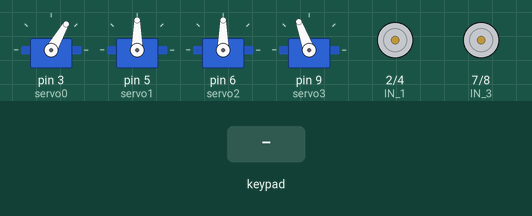
The sketch below on a simulated Arduino Uno, built with avr-gcc and run on an emulated ATmega328P. On the bench: 4 × servo, motor-driver pin pairs drawn as motors (green arrow = first pin HIGH = forward, orange = second pin HIGH = backward, longer = more drive). Inputs (shaded band) come from the test bench.

Above: at 1.2 s.
1.3 s: key 'U' pressed
At 1.5 s:
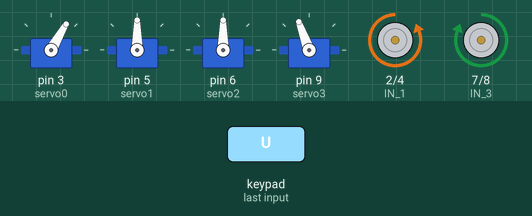
3.2 s: key 'D' pressed
At 3.4 s:
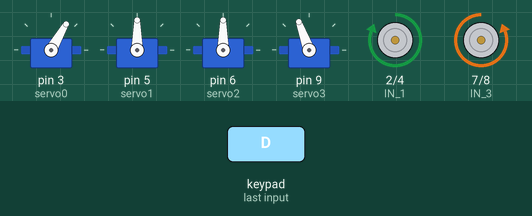
5.1 s: key 'L' pressed
At 5.3 s:
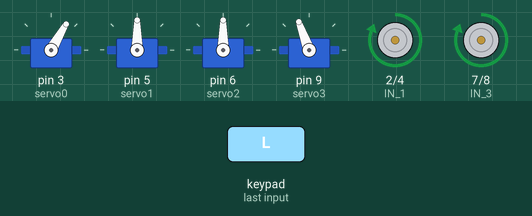
7.0 s: key 'R' pressed
At 7.2 s:
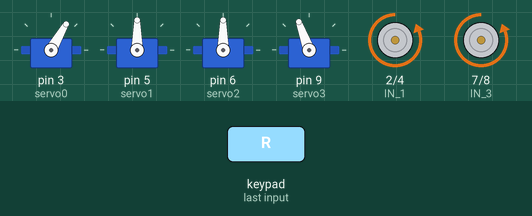
8.9 s: key 'S' pressed
At 9.3 s:
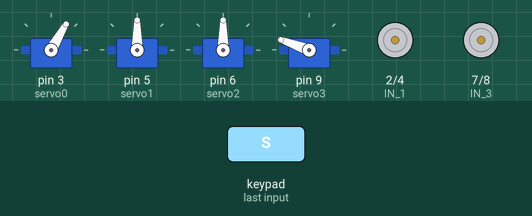
10.4 s: key 'O' pressed
At 11.6 s:
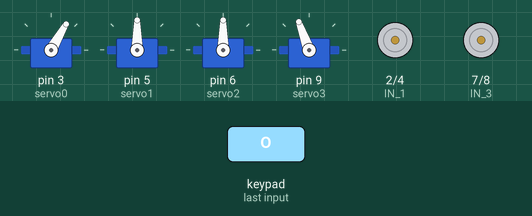
Timing chart, 0 to 12.9 s (numbered marks = the images above; inputs shaded):
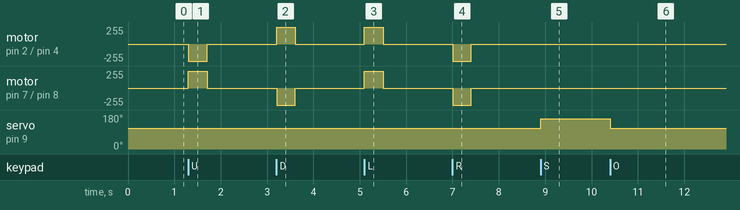

The sketch:

canhtayROBOT_REM_V1.ino
```cpp
///////////////////////////////////////////////////////////////////////
//           Robot rover ARM V6.1 H22                                //
//           Update: Conect Camera ESP32                             //
//           Tối ưu kết nối fix bug                                  //
///////////////////////////////////////////////////////////////////////
// thư viện
#include <Servo.h>
#include <PS2X_lib.h>
// chân kết nối
#define PS2_DAT        13  //14
#define PS2_CMD        11  //15
#define PS2_SEL        10  //16
#define PS2_CLK        12  //17

#define pressures   false
#define rumble      false
// khởi động ps2
PS2X ps2x;
// tên servo
Servo servo0,servo1,servo2,servo3;
// khởi tạo biến
const int SL = 4;

int value[SL],MIN[SL],MAX[SL],posBD[SL],poswrite[SL];

void setup() {
// setup tính hiệu cho ps2
  ps2x.config_gamepad(PS2_CLK, PS2_CMD, PS2_SEL, PS2_DAT, pressures, rumble);

  Serial.begin(9600);
// servo0
  MIN[0]= 0;
  MAX[0]=180;
  posBD[0]=60;
// servo1
  MIN[1]= 0;
  MAX[1]= 130;
  posBD[1]=90;
// servo2
  MIN[2]= 0;
  MAX[2]= 155;
  posBD[2]=90;
// servo3
  MIN[3]= 110;
  MAX[3]= 160;
  posBD[3]=110;
// khởi động servo
  servo0.attach(3);
  servo1.attach(5);
  servo2.attach(6);
  servo3.attach(9);

  pinMode(2,OUTPUT); // IN 1
  pinMode(4,OUTPUT); // IN 2
  pinMode(7,OUTPUT); // IN 3
  pinMode(8,OUTPUT); // IN 4

  servo0.write(posBD[0]);
  servo1.write(posBD[1]);
  servo2.write(posBD[2]);
  servo3.write(posBD[3]);

  poswrite[0]=posBD[0];
  poswrite[1]=posBD[1];
  poswrite[2]=posBD[2];
  poswrite[3]=posBD[3];
}

void loop() {

  ps2x.read_gamepad();

  value[0] = ps2x.Analog(PSS_LX);
  value[1] = ps2x.Analog(PSS_LY);
  value[2] = ps2x.Analog(PSS_RY);
  value[3] = ps2x.Analog(PSS_RX);

  // điều khien servo 0
  if (value[0] == 0 && poswrite[0] <= MAX[0]){
      poswrite[0] = poswrite[0] +1;
      servo0.write(poswrite[0]);
    }
  else if (value[0] == 255 && poswrite[0] >= MIN[0]){
      poswrite[0] = poswrite[0] -1;
      servo0.write(poswrite[0]);
    }
  // điều khiển servo 1
  else if (value[1] == 255 && poswrite[1] <= MAX[1]){
      poswrite[1] = poswrite[1] +1;
      servo1.write(poswrite[1]);
    }
  else if (value[1] == 0 && poswrite[1] >= MIN[1]){
      poswrite[1] = poswrite[1] -1;
      servo1.write(poswrite[1]);
    }
  // điều khiển servo 2
  else if (value[2] == 0 && poswrite[2] <= MAX[2]){
      poswrite[2] = poswrite[2] +1;
      servo2.write(poswrite[2]);
    }
  else if (value[2] == 255 && poswrite[2] >= MIN[2]){
      poswrite[2] = poswrite[2] -1;
      servo2.write(poswrite[2]);
    }
    // dieu khien servo gap vat (waring)
  else if (value[3] == 0 && poswrite[3] <= MAX[3]){
      poswrite[3] = poswrite[3] +1;
      servo3.write(poswrite[3]);
    }
  else if (value[3] == 255 && poswrite[3] >= MIN[3]){
      poswrite[3] = poswrite[3] -1;
      servo3.write(poswrite[3]);
  }

  // nut nhan dong co gap
   if(ps2x.ButtonPressed(PSB_CIRCLE)){
      servo3.write(110);
   }

   if(ps2x.ButtonPressed(PSB_SQUARE)){
       servo3.write(160);
  }

  // điều khiển động cơ
   if(ps2x.Button(PSB_PAD_UP)) {     // robot chạy tới
      tien();}
    else if(ps2x.ButtonReleased(PSB_PAD_UP)){
      dunglai(); }
    if(ps2x.Button(PSB_PAD_RIGHT)){ // robot sang trái
      trai();}
    else if(ps2x.ButtonReleased(PSB_PAD_RIGHT)){
      dunglai(); }
    if(ps2x.Button(PSB_PAD_LEFT)){ // robot sang phải
      phai(); }
    else if(ps2x.ButtonReleased(PSB_PAD_LEFT)){ dunglai(); }
    if(ps2x.Button(PSB_PAD_DOWN)){ // robot lùi về
     lui();}
    else if(ps2x.ButtonReleased(PSB_PAD_DOWN)){ dunglai();
  }

  delay(10);
}

void tien(){
    digitalWrite(2,LOW);
    digitalWrite(7,HIGH);
    digitalWrite(4,HIGH);
    digitalWrite(8,LOW);
  }
  void lui(){
    digitalWrite(2,HIGH);
    digitalWrite(7,LOW);
    digitalWrite(4,LOW);
    digitalWrite(8,HIGH);
  }
  void phai(){
    digitalWrite(2,HIGH);
    digitalWrite(7,HIGH);
    digitalWrite(4,LOW);
    digitalWrite(8,LOW);
  }
  void trai(){
    digitalWrite(2,LOW);
    digitalWrite(7,LOW);
    digitalWrite(4,HIGH);
    digitalWrite(8,HIGH);
  }
  void dunglai(){
    digitalWrite(2,LOW);
    digitalWrite(7,LOW);
    digitalWrite(4,LOW);
    digitalWrite(8,LOW);
  }
```

Measured:
- after the input at 1.3 s, motor on pin 2 (IN_1) / pin 4 (IN_2): stopped → backward 255/255 at once, → stopped 0.40 s later; motor on pin 7 (IN_3) / pin 8 (IN_4): stopped → forward 255/255 at once, → stopped 0.40 s later
- after the input at 3.2 s, motor on pin 2 (IN_1) / pin 4 (IN_2): stopped → forward 255/255 at once, → stopped 0.40 s later; motor on pin 7 (IN_3) / pin 8 (IN_4): stopped → backward 255/255 at once, → stopped 0.40 s later
- after the input at 5.1 s, motor on pin 2 (IN_1) / pin 4 (IN_2), motor on pin 7 (IN_3) / pin 8 (IN_4): stopped → forward 255/255 at once, → stopped 0.40 s later
- after the input at 7.0 s, motor on pin 2 (IN_1) / pin 4 (IN_2), motor on pin 7 (IN_3) / pin 8 (IN_4): stopped → backward 255/255 at once, → stopped 0.40 s later
- after the input at 8.9 s, servo on pin 9 (servo3): 110° → 160° at once
- after the input at 10.4 s, servo on pin 9 (servo3): 160° → 110° at once
